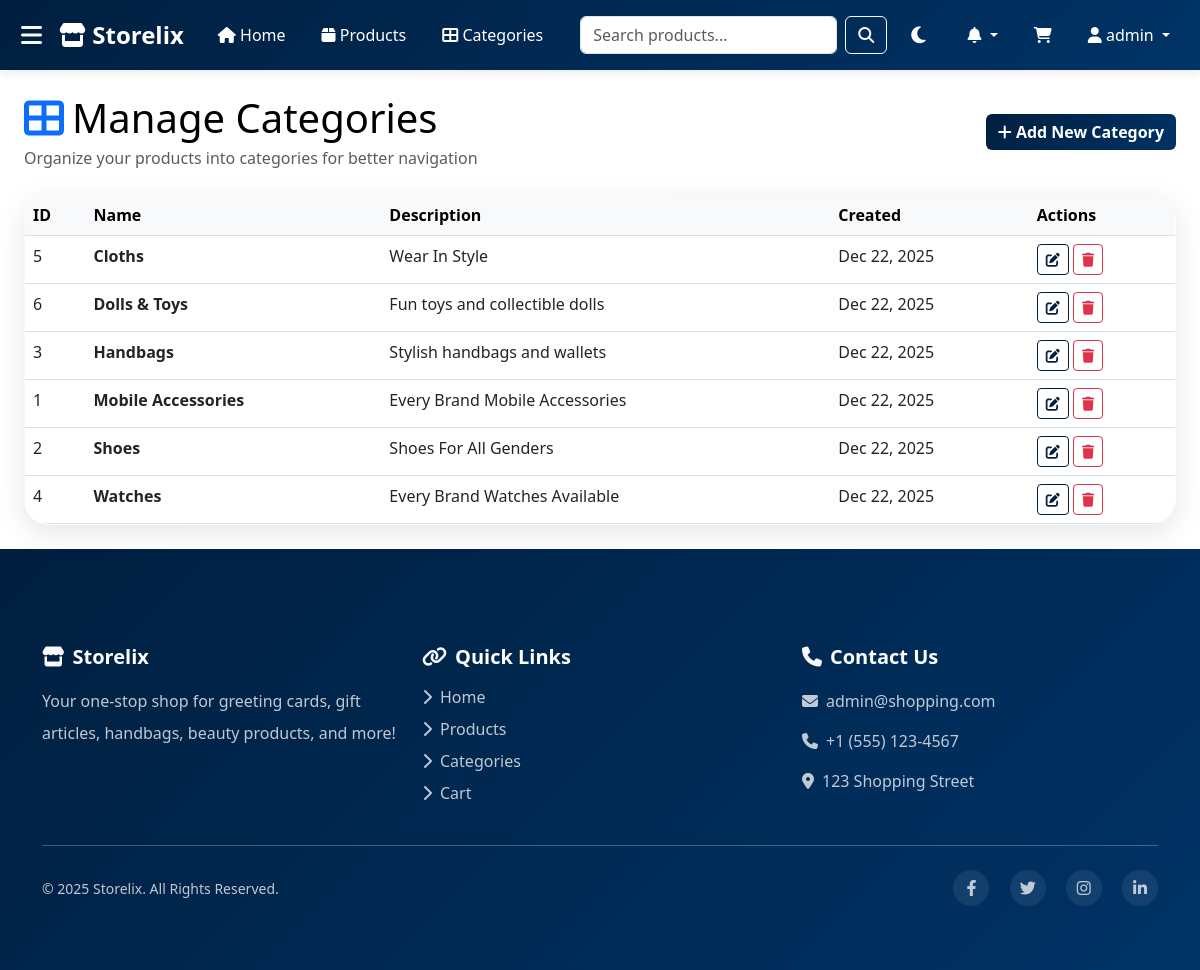
Screenshot of /admin/categories.php (signed in) with the database file from the repository.
### tables this page shows
CREATE TABLE IF NOT EXISTS categories (
    id INT AUTO_INCREMENT PRIMARY KEY,
    name VARCHAR(100) NOT NULL,
    description TEXT,
    image VARCHAR(255),
    created_at TIMESTAMP DEFAULT CURRENT_TIMESTAMP
);

### includes/db.php (called while the page is built, shortened)
<?php
class Database {
    private $conn;
    public function __construct() {
        try {
            $this->conn = new mysqli(DB_HOST, DB_USER, DB_PASS, DB_NAME);
            $this->conn->options(MYSQLI_OPT_CONNECT_TIMEOUT, 30);
            $this->conn->options(MYSQLI_OPT_READ_TIMEOUT, 30);
            $this->conn->set_charset("utf8mb4");
        } catch (Exception $e) {
            die("Database Error: " . $e->getMessage());
        }
    }
    public function query($sql) {
        $result = $this->conn->query($sql);
        return $result;
    }
}
$db = new Database();
?>

### includes/functions.php (called while the page is built, shortened)
<?php
require_once 'db.php';
function getCategories() {
    global $db;
    $result = $db->query("SELECT * FROM categories ORDER BY name ASC");
    return $result->fetch_all(MYSQLI_ASSOC);
}
?>

### admin/categories.php (the view, shortened to what this page needs)
<?php
include '../includes/header.php';
$action = isset($_GET['action']) ? $_GET['action'] : 'list';
$categories = getCategories();
?>
<div class="container-fluid my-4 px-4">
    <div class="d-flex justify-content-between align-items-center mb-4">
        <div>
            <h1 class="mb-1"><i class="fas fa-th-large text-primary me-2"></i>Manage Categories</h1>
            <p class="text-muted mb-0">Organize your products into categories for better navigation</p>
        </div>
        <?php if ($action == 'list'): ?>
            <a href="?action=add" class="btn btn-primary">
                <i class="fas fa-plus"></i> Add New Category
            </a>
        <?php else: ?>
            <a href="categories.php" class="btn btn-secondary">
                <i class="fas fa-arrow-left"></i> Back to List
            </a>
        <?php endif; ?>
    </div>
    <?php if ($action == 'list'): ?>
        <div class="card">
            <div class="card-body p-0">
                <div class="table-responsive">
                    <table class="table table-hover mb-0">
                        <thead class="table-light">
                            <tr>
                                <th>ID</th>
                                <th>Name</th>
                                <th>Description</th>
                                <th>Created</th>
                                <th>Actions</th>
                            </tr>
                        </thead>
                        <tbody>
                            <?php foreach ($categories as $category): ?>
                                <tr>
                                    <td><?php echo $category['id']; ?></td>
                                    <td><strong><?php echo htmlspecialchars($category['name']); ?></strong></td>
                                    <td><?php echo htmlspecialchars($category['description']); ?></td>
                                    <td><?php echo date('M d, Y', strtotime($category['created_at'])); ?></td>
                                    <td>
                                        <a href="?action=edit&id=<?php echo $category['id']; ?>" class="btn btn-sm btn-outline-primary">
                                            <i class="fas fa-edit"></i>
                                        </a>
                                        <form action="" method="POST" class="d-inline" onsubmit="return confirmDelete()">
                                            <button type="submit" class="btn btn-sm btn-outline-danger">
                                                <i class="fas fa-trash"></i>
                                            </button>
                                        </form>
                                    </td>
                                </tr>
                            <?php endforeach; ?>
                        </tbody>
                    </table>
                </div>
            </div>
        </div>
    <?php endif; ?>
</div>
<?php include '../includes/footer.php'; ?>

### includes/header.php (style rules this page uses)
:root { --primary-color: #001f3f; --secondary-color: #003366; --dark-color: #333; --light-color: #f8f9fa; --bg-color: #ffffff; --text-color: #000000; --card-bg: #ffffff; --navbar-bg: linear-gradient(135deg, var(--primary-color), var(--secondary-color)); --navbar-text: white; --footer-bg: linear-gradient(135deg, var(--primary-color), var(--secondary-color)); --footer-text: white; --hero-bg: linear-gradient(135deg, var(--primary-color), var(--secondary-color)); }
body { font-family: 'Segoe UI', Tahoma, Geneva, Verdana, sans-serif; min-height: 100vh; display: flex; flex-direction: column; background-color: var(--bg-color); color: var(--text-color); transition: background-color 0.3s, color 0.3s; }
.card { background-color: var(--card-bg); color: var(--text-color); border: 1px solid rgba(0,0,0,0.1); }
.btn-primary { background-color: var(--primary-color); border-color: var(--primary-color); }
.btn-outline-primary { color: var(--primary-color); border-color: var(--primary-color); }
.btn-primary { background: linear-gradient(135deg, var(--primary-color), var(--secondary-color)); border: none; }
.card { border: none; border-radius: 25px; overflow: hidden; transition: all 0.5s cubic-bezier(0.4, 0, 0.2, 1); box-shadow: 0 8px 30px rgba(0,0,0,0.1); background: linear-gradient(135deg, rgba(255,255,255,0.96) 0%, rgba(248,249,250,0.96) 50%, rgba(240,242,245,0.96) 100%); backdrop-filter: blur(15px); border: 1px solid rgba(255,255,255,0.3); background-color: var(--card-bg); color: var(--text-color); position: relative; }
.card::before { content: ''; position: absolute; top: 0; left: -100%; width: 100%; height: 100%; background: linear-gradient(90deg, transparent, rgba(0,123,255,0.08), rgba(23,162,184,0.08), transparent); transition: left 0.8s; z-index: 1; }
.card-body { position: relative; z-index: 2; padding: 1.5rem; }
body { display: flex; flex-direction: column; min-height: 100vh; }
.btn-primary, .btn-outline-primary { transition: all 0.3s ease; font-weight: 600; }

### rows the page displays
categories: id "5", name "Cloths", description "Wear In Style", created_at "Dec 22, 2025"
categories: id "6", name "Dolls & Toys", description "Fun toys and collectible dolls", created_at "Dec 22, 2025"
categories: id "3", name "Handbags", description "Stylish handbags and wallets", created_at "Dec 22, 2025"
categories: id "1", name "Mobile Accessories", description "Every Brand Mobile Accessories", created_at "Dec 22, 2025"
categories: id "2", name "Shoes", description "Shoes For All Genders", created_at "Dec 22, 2025"
categories: id "4", name "Watches", description "Every Brand Watches Available", created_at "Dec 22, 2025"

### other values shown
SITE_NAME "Storelix"
$_SESSION['username'] "admin"
ADMIN_EMAIL "admin@shopping.com"
